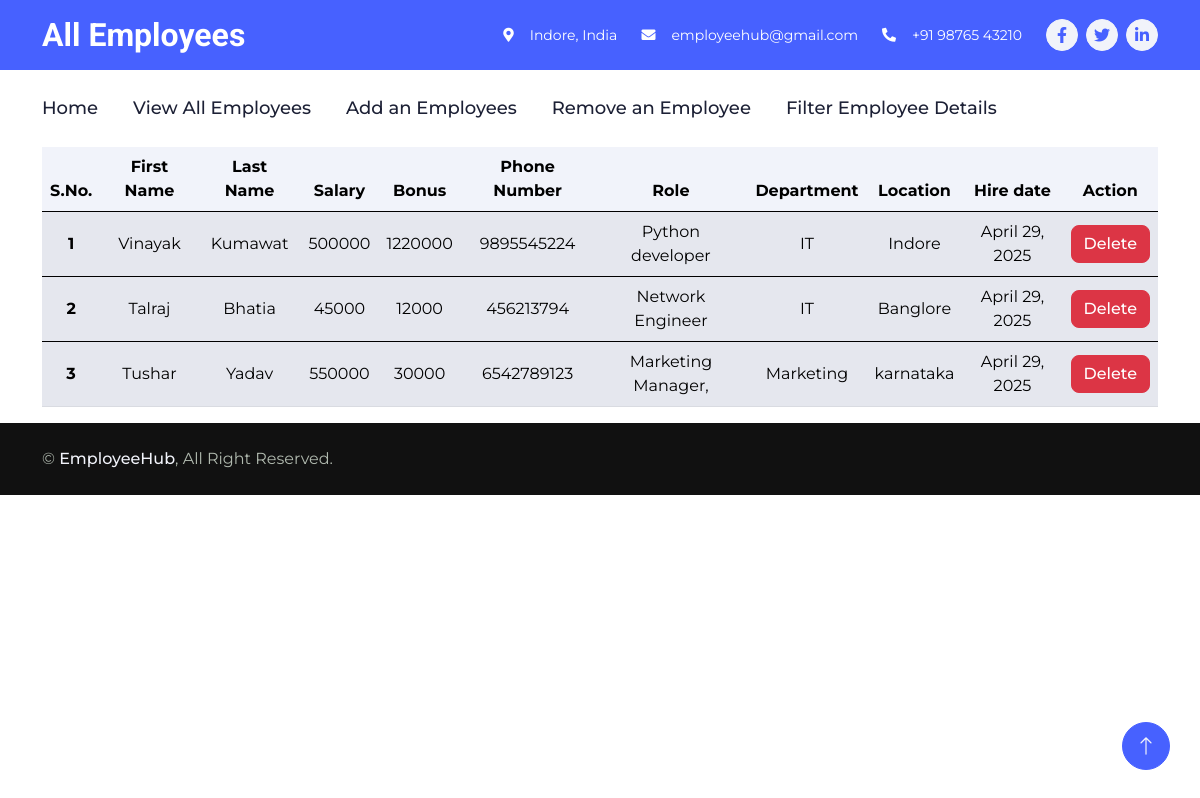
Screenshot of /all with the database file from the repository.
### emp_app/models.py (models this page shows, shortened)
class Employee(models.Model):
    first_name = models.CharField(max_length=100,null=False)
    last_name = models.CharField(max_length=100)
    dept = models.ForeignKey(Department, on_delete=models.CASCADE)
    salary = models.IntegerField(default=0)
    bonus = models.IntegerField(default=0)
    role = models.ForeignKey(Role, on_delete=models.CASCADE)
    location = models.CharField(max_length=100, default='Not Specified')
    phone = models.CharField(max_length=15)
    hire_date = models.DateField()

class Role(models.Model):
    name = models.CharField(max_length=100, null=False)

class Department(models.Model):
    name = models.CharField(max_length=100, null=False)
    location = models.CharField(max_length=100)

### emp_app/views.py (the view)
# urls.py: path('all', views.all, name='all'),
def all(request):
    emps = Employee.objects.all()
    context = {
        'emps': emps
    }
    return render(request, 'view.html', context)

### templates/view.html (shortened to what this page needs)
{% load static %}
<!DOCTYPE html>
<html lang="en">
<head>
    <link href="https://cdnjs.cloudflare.com/ajax/libs/font-awesome/5.10.0/css/all.min.css" rel="stylesheet">
    <link href="https://cdn.jsdelivr.net/npm/bootstrap-icons@1.4.1/font/bootstrap-icons.css" rel="stylesheet">
    <link href="{% static 'lib/animate/animate.min.css' %}" rel="stylesheet">
    <link href="{% static 'lib/owlcarousel/assets/owl.carousel.min.css' %}" rel="stylesheet">
    <link href="{% static 'lib/lightbox/css/lightbox.min.css' %}" rel="stylesheet">
    <link href="{% static 'css/bootstrap.min.css' %}" rel="stylesheet">
    <link href="{% static 'css/style.css' %}" rel="stylesheet">
</head>
<body>
    <div class="container-fluid bg-primary text-white d-none d-lg-flex">
        <div class="container py-3">
            <div class="d-flex align-items-center">
                <a href="index.html">
                    <h2 class="text-white fw-bold m-0">All Employees</h2>
                </a>
                <div class="ms-auto d-flex align-items-center">
                    <small class="ms-4"><i class="fa fa-map-marker-alt me-3"></i>Indore, India</small>
                    <small class="ms-4"><i class="fa fa-envelope me-3"></i>employeehub@gmail.com</small>
                    <small class="ms-4"><i class="fa fa-phone-alt me-3"></i>+91 98765 43210</small>
                    <div class="ms-3 d-flex">
                        <a class="btn btn-sm-square btn-light text-primary rounded-circle ms-2" href=""><i
                                class="fab fa-facebook-f"></i></a>
                        <a class="btn btn-sm-square btn-light text-primary rounded-circle ms-2" href=""><i
                                class="fab fa-twitter"></i></a>
                        <a class="btn btn-sm-square btn-light text-primary rounded-circle ms-2" href=""><i
                                class="fab fa-linkedin-in"></i></a>
                    </div>
                </div>
            </div>
        </div>
    </div>
    <div class="container-fluid bg-white sticky-top">
        <div class="container">
            <nav class="navbar navbar-expand-lg bg-white navbar-light p-lg-0">
                <div class="collapse navbar-collapse" id="navbarCollapse">
                    <div class="navbar-nav">
                        <a href="{% url 'index' %}" class="nav-item nav-link">Home</a>
                        <a href="{% url 'all' %}" class="nav-item nav-link">View All Employees</a>
                        <a href="{% url 'add' %}" class="nav-item nav-link">Add an Employees</a>
                        <a href="{% url 'remove' %}" class="nav-item nav-link">Remove an Employee</a>
                        <a href="{% url 'filter' %}" class="nav-item nav-link">Filter Employee Details</a>
                    </div>
                </div>
            </nav>
        </div>
    </div>
    <div class="container">
    <table class="table table-light table-striped table-hover align-middle text-center">
        <thead>
          <tr class = "rounded rounded-3">
            <th scope="col">S.No.</th>
            <th scope="col">First Name</th>
            <th scope="col">Last Name</th>
            <th scope="col">Salary</th>
            <th scope="col">Bonus</th>
            <th scope="col">Phone Number</th>
            <th scope="col">Role</th>
            <th scope="col">Department</th>
            <th scope="col">Location</th>
            <th scope="col">Hire date</th>
            <th scope="col">Action</th>
          </tr>
        </thead>
        {% for emp in emps%}
        <tbody>
          <tr>
            <th scope="row">{{forloop.counter}}</th> {% comment %} changed {{emp.id}} to {{forloop.counter}} beacuse in case if we delete a employee so it will start the serial no. from previous s.no {% endcomment %}
            <td>{{emp.first_name}}</td>
            <td>{{emp.last_name}}</td>
            <td>{{emp.salary}}</td>
            <td>{{emp.bonus}}</td>
            <td>{{emp.phone}}</td>
            <td>{{emp.role.name}}</td>
            <td>{{emp.dept.name}}</td>
            <td>{{emp.location}}</td>
            <td>{{emp.hire_date}}</td>
            <td><a href="{% url 'remove_employee' emp.id %}"><button type="button" onclick="return confirm('This user will be deleted. Are you sure?')" class="btn btn-danger">Delete</button> </a></td>
          </tr>
        </tbody>
        {% endfor %}
      </table>
  </div>
    <div class="container-fluid copyright py-4">
        <div class="container">
            <div class="row">
                <div class="col-md-6 text-center text-md-start mb-3 mb-md-0">
                    &copy; <a class="fw-medium text-light" href="#">EmployeeHub</a>, All Right Reserved.
                </div>
            </div>
        </div>
    </div>
    <a href="#" class="btn btn-lg btn-primary btn-lg-square rounded-circle back-to-top"><i
            class="bi bi-arrow-up"></i></a>
</body>
</html>

### static/css/style.css (style rules this page uses)
:root { --primary: #4761FF; --secondary: #555555; --light: #F1F3FA; --dark: #1C2035; }
.back-to-top { position: fixed; display: none; right: 30px; bottom: 30px; z-index: 99; }
.fw-medium { font-weight: 500; }
.btn { transition: .5s; font-weight: 500; }
.btn-primary, .btn-outline-primary:hover { color: var(--light); }
.btn-sm-square { width: 32px; height: 32px; }
.btn-lg-square { width: 48px; height: 48px; }
.btn-square, .btn-sm-square, .btn-lg-square { padding: 0; display: flex; align-items: center; justify-content: center; font-weight: normal; }
.sticky-top { top: -100px; transition: .5s; }
.navbar .navbar-nav .nav-link { margin-right: 35px; padding: 25px 0; color: var(--dark); font-size: 18px; font-weight: 500; outline: none; }
.copyright { color: #B0B9AE; }
.copyright { background: #111111; }

### templates/view.html (style rules this page uses)
.table { animation: fadeIn 1s ease-in-out; }

### rows the page displays
Employee: first_name "Vinayak", last_name "Kumawat", salary "500000", bonus "1220000", phone "9895545224", role.name "Python developer", dept.name "IT", location "Indore", hire_date "April 29, 2025"
Employee: first_name "Talraj", last_name "Bhatia", salary "45000", bonus "12000", phone "456213794", role.name "Network Engineer", dept.name "IT", location "Banglore", hire_date "April 29, 2025"
Employee: first_name "Tushar", last_name "Yadav", salary "550000", bonus "30000", phone "6542789123", role.name "Marketing Manager,", dept.name "Marketing", location "karnataka", hire_date "April 29, 2025"
